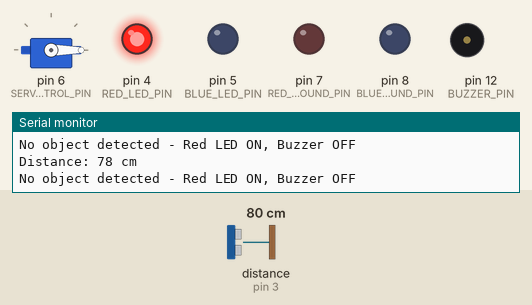
This sketch was run on a simulated Arduino Uno, built with avr-gcc and run on an emulated ATmega328P. Parts: servo, output pins drawn as LEDs (lit = HIGH), buzzer (waves = sounding, pin HIGH), the last lines printed to the serial monitor. Wiring (inferred from the names in the program): ultrasonic range finder: trigger pin 2; echo pin 3. Inputs (shaded band) come from the test bench; at power-on: distance to the obstacle (sensor on pin 3) 80 cm. The echo pulse lasts 58.3 µs per cm; pins used as bus, display or sensor lines are not drawn.

Above: at 1.3 s.
1.4 s: distance to the obstacle (sensor on pin 3) set to 18 cm
2.9 s: distance to the obstacle (sensor on pin 3) set to 14 cm
At 3.13 s:
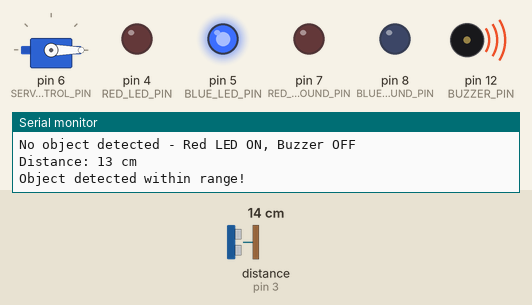
At 5.5 s:
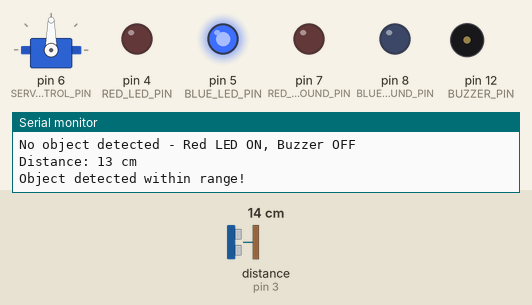
Timing chart, 0 to 11.9 s (numbered marks = the images above; inputs shaded):
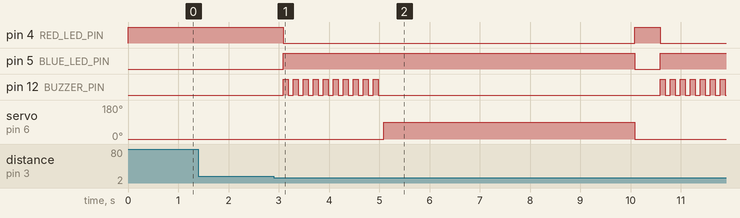

The sketch:

index.ino
```cpp
#include <Servo.h>

// Pin assignments for clarity
const int RED_LED_GROUND_PIN = 7;    // Ground pin for red LED
const int BLUE_LED_GROUND_PIN = 8;   // Ground pin for blue LED
const int ULTRASONIC_TRIG_PIN = 2;   // Trigger pin for ultrasonic sensor
const int ULTRASONIC_ECHO_PIN = 3;   // Echo pin for ultrasonic sensor
const int RED_LED_PIN = 4;           // Red LED pin
const int BLUE_LED_PIN = 5;          // Blue LED pin
const int SERVO_CONTROL_PIN = 6;     // Servo motor control pin
const int BUZZER_PIN = 12;           // Buzzer pin

// Servo object for barrier control
Servo barrierServo;

// Variables for ultrasonic sensor readings
long echoDuration;                   // Duration of echo pulse
int objectDistance;                  // Calculated distance to object

void setup() {
  // Initialize serial communication for debugging
  Serial.begin(9600);

  // Configure pin modes
  pinMode(ULTRASONIC_TRIG_PIN, OUTPUT);    // Set trigger pin as output
  pinMode(ULTRASONIC_ECHO_PIN, INPUT);     // Set echo pin as input
  pinMode(RED_LED_PIN, OUTPUT);            // Set red LED pin as output
  pinMode(BLUE_LED_PIN, OUTPUT);           // Set blue LED pin as output
  pinMode(BUZZER_PIN, OUTPUT);             // Set buzzer pin as output
  pinMode(RED_LED_GROUND_PIN, OUTPUT);     // Set red LED ground pin as output
  pinMode(BLUE_LED_GROUND_PIN, OUTPUT);    // Set blue LED ground pin as output

  // Attach servo to its control pin
  barrierServo.attach(SERVO_CONTROL_PIN);
  barrierServo.write(0);                   // Initialize barrier to closed position

  // Set ground pins to LOW
  digitalWrite(RED_LED_GROUND_PIN, LOW);
  digitalWrite(BLUE_LED_GROUND_PIN, LOW);

  // Set initial system state
  digitalWrite(RED_LED_PIN, HIGH);         // Red LED on (idle state)
  digitalWrite(BLUE_LED_PIN, LOW);         // Blue LED off
  digitalWrite(BUZZER_PIN, LOW);           // Buzzer off
  Serial.println("System initialized. Red LED ON. Waiting for object detection...");
}

void loop() {
  // Send ultrasonic pulse
  digitalWrite(ULTRASONIC_TRIG_PIN, LOW);
  delayMicroseconds(2);
  digitalWrite(ULTRASONIC_TRIG_PIN, HIGH);
  delayMicroseconds(10);
  digitalWrite(ULTRASONIC_TRIG_PIN, LOW);

  // Measure echo duration and calculate distance
  echoDuration = pulseIn(ULTRASONIC_ECHO_PIN, HIGH);
  objectDistance = echoDuration * 0.034 / 2;  // Convert to centimeters

  // Log distance for debugging
  Serial.print("Distance: ");
  Serial.print(objectDistance);
  Serial.println(" cm");

  // Check if object is within detection range (0-15 cm)
  if (objectDistance > 0 && objectDistance <= 15) {
    Serial.println("Object detected within range!");

    // Update LED states
    digitalWrite(RED_LED_PIN, LOW);        // Turn off red LED
    digitalWrite(BLUE_LED_PIN, HIGH);      // Turn on blue LED

    // Activate buzzer with 10 beeps
    for (int i = 0; i < 10; i++) {
      digitalWrite(BUZZER_PIN, HIGH);
      delay(100);
      digitalWrite(BUZZER_PIN, LOW);
      delay(100);
    }

    // Open and close barrier
    barrierServo.write(90);               // Open barrier
    delay(5000);                          // Wait 5 seconds
    barrierServo.write(0);                // Close barrier

    // Reset to idle state
    digitalWrite(BLUE_LED_PIN, LOW);       // Turn off blue LED
    digitalWrite(RED_LED_PIN, HIGH);       // Turn on red LED
    digitalWrite(BUZZER_PIN, LOW);         // Turn off buzzer
    Serial.println("Resetting to idle: Red LED ON, Blue LED OFF, Buzzer OFF");
  } else {
    // No object detected or out of range
    digitalWrite(RED_LED_PIN, HIGH);       // Ensure red LED is on
    digitalWrite(BLUE_LED_PIN, LOW);       // Ensure blue LED is off
    digitalWrite(BUZZER_PIN, LOW);         // Ensure buzzer is off
    barrierServo.write(0);                 // Ensure barrier is closed
    Serial.println("No object detected - Red LED ON, Buzzer OFF");
  }

  // Short delay before next measurement
  delay(500);
}
```

Measured:
- the behaviour switches between 17 and 16 cm on distance to the obstacle (sensor on pin 3) (found by bisection; images 0 and 1)
- after the input at 2.9 s, pin 4 (RED_LED_PIN): HIGH → LOW after 0.18 s, → HIGH 7.0 s later, → LOW 0.50 s later; pin 5 (BLUE_LED_PIN): LOW → HIGH after 0.18 s, → LOW 7.0 s later, → HIGH 0.50 s later
